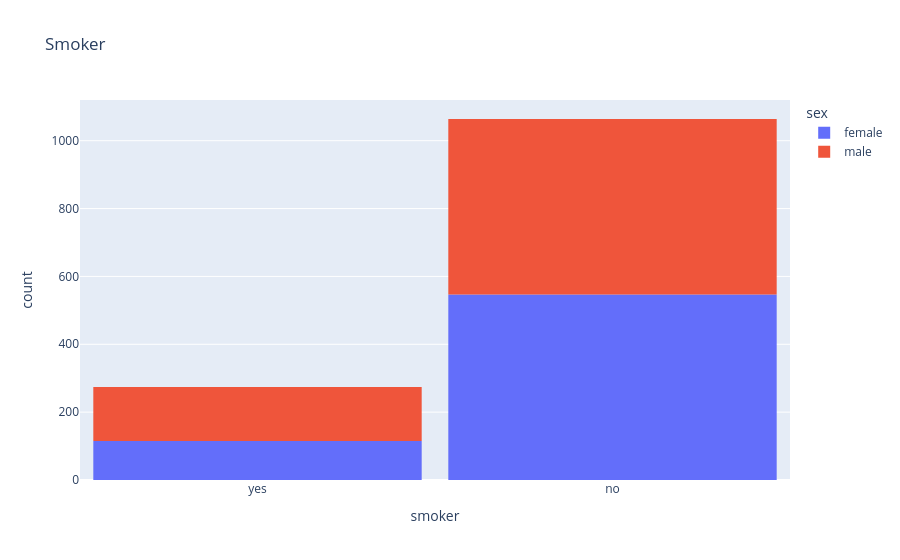

Write notebook code for a chart like this one.
### Code cell
fig = px.histogram(insurance_df, 
                   x = 'smoker', 
                   color = 'sex', 
                   title = 'Smoker')
fig.update_layout(bargap = 0.075)
fig.show()

### Figure 1 — Plotly figure (JSON) as saved in the notebook; plotly's stock layout.template omitted (floating-point values rounded to 4 significant figures; data arrays with more than 128 entries replaced by an {"elided": "..."} marker saying what was removed)
{"data": [{"bingroup": "x", "hovertemplate": "sex=female<br>smoker=%{x}<br>count=%{y}<extra></extra>", "legendgroup": "female", "marker": {"color": "#636efa", "pattern": {"shape": ""}}, "name": "female", "orientation": "v", "showlegend": true, "type": "histogram", "x": {"elided": "662 str values"}, "xaxis": "x", "yaxis": "y"}, {"bingroup": "x", "hovertemplate": "sex=male<br>smoker=%{x}<br>count=%{y}<extra></extra>", "legendgroup": "male", "marker": {"color": "#EF553B", "pattern": {"shape": ""}}, "name": "male", "orientation": "v", "showlegend": true, "type": "histogram", "x": {"elided": "676 str values"}, "xaxis": "x", "yaxis": "y"}], "layout": {"bargap": 0.075, "barmode": "relative", "legend": {"title": {"text": "sex"}, "tracegroupgap": 0}, "title": {"text": "Smoker"}, "xaxis": {"anchor": "y", "domain": [0, 1], "title": {"text": "smoker"}}, "yaxis": {"anchor": "x", "domain": [0, 1], "title": {"text": "count"}}}}
